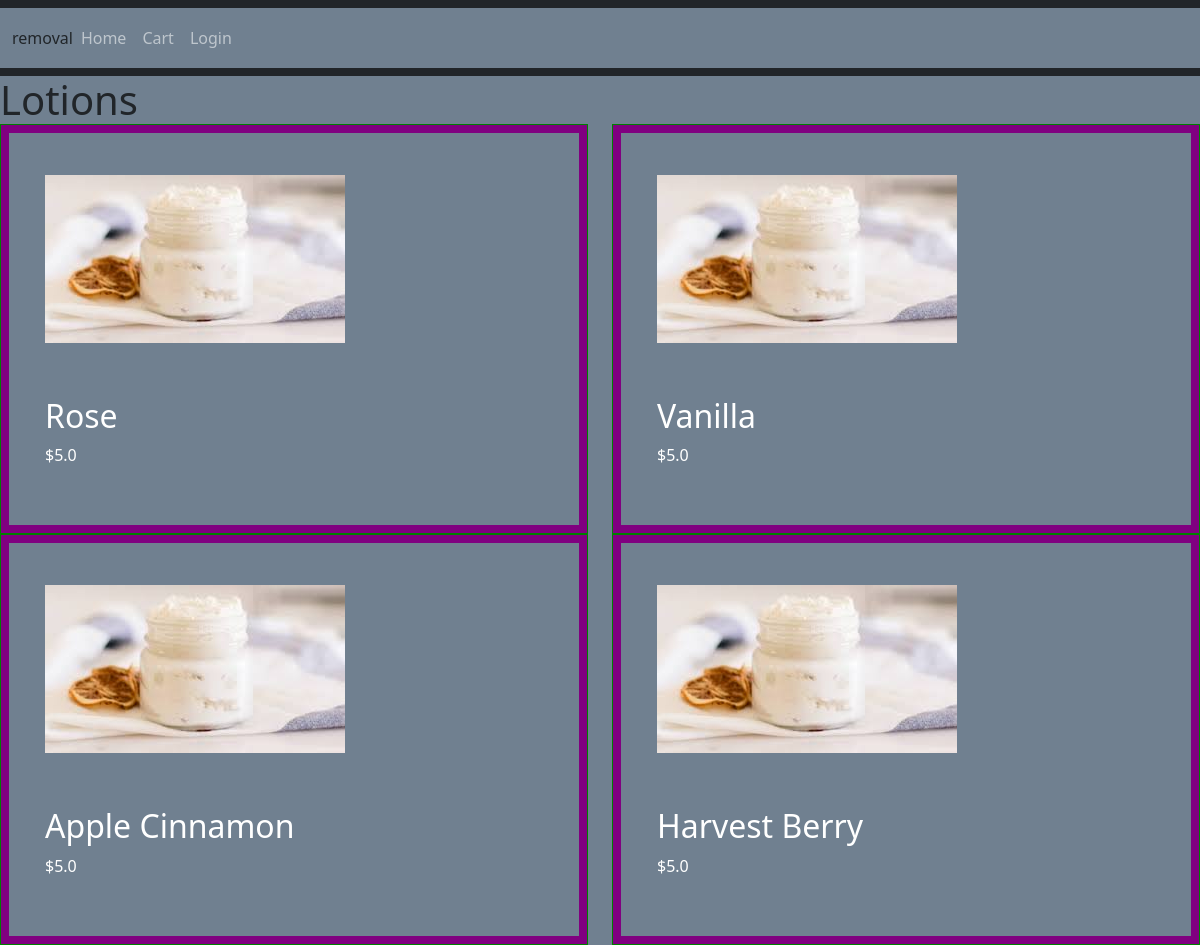
Page /lotions/ on the committed database.
### store/models.py (models this page shows, shortened)
class Category(models.Model):
    title = models.CharField(max_length=50)
    slug = models.SlugField(max_length=50)
    class Meta:
        verbose_name_plural = 'Categories'

class Product(models.Model):
    user = models.ForeignKey(User, related_name='products', on_delete=models.CASCADE)
    category = models.ForeignKey(Category, related_name='products', on_delete=models.CASCADE)
    title = models.CharField(max_length=50)
    slug = models.SlugField(max_length=50)
    description = models.TextField(blank=True)
    price = models.IntegerField()
    image = models.ImageField(upload_to='uploads/product_images/', blank=True, null=True)
    thumbnail = models.ImageField(upload_to='uploads/product_images/thumbnail/', blank=True, null=True)
    created_at = models.DateTimeField(auto_now_add=True)
    updated_at = models.DateTimeField(auto_now=True)
    class Meta:
        ordering = ('-created_at',)
    def get_display_price(self):
        return self.price / 100

### store/views.py (the view)
# urls.py: path('<slug:slug>/', views.category_detail, name='category_detail'),
def category_detail(request, slug):
    category = get_object_or_404(Category, slug=slug)
    products = category.products.all()
    return render(request, 'category_detail.html', {
        'category': category,
        'products': products
    })

### store/templates/category_detail.html (shortened to what this page needs)
    {% extends 'base.html' %}
    {% load static %}
    {% block content %}
        <h1 class="text-2xl">{{ category.title }}</h1>
        <div class="flex flex-wrap">
            {% for product in products %}
                <div class="product w-1/3 p-2">
                    <div class="p-4 bg-purple">
                        <a href="{% url 'product_detail' product.category.slug product.slug %}">
                            {% if product.image %}
                                <div class="image mb-4">
                                    <img src="{{ product.image.url }}" alt="Image of {{ product.title }}">
                                </div>
                            {% endif %}
                            <h2 class="text-xl">{{ product.title }}</h2>
                            <p>${{ product.get_display_price }}</p>
                        </a>
                    </div>
                </div>
            {% endfor %}
         </div>
    {% endblock %}

### core/static/css/style.css (style rules this page uses)
* { background-color: slategray; margin: 0; padding: 0; box-sizing: border-box; }
.product { width: 49%; background-color: purple; color: white; padding: 10px; border: 1px solid green; }
.flex { display: flex; justify-content: space-between; }
a { display: inline-block; margin: 10px 0; padding: 8px 12px; color: white; text-decoration: none; }
h1 { margin-bottom: 0; padding-bottom: 0; border-bottom: none; }
h2 { display: inline-block; margin-top: 30px; }

### rows in the picture
Category: title "Lotions"
Product: image (picture), title "Rose", get_display_price "5.0"
Product: image (picture), title "Vanilla", get_display_price "5.0"
Product: image (picture), title "Apple Cinnamon", get_display_price "5.0"
Product: image (picture), title "Harvest Berry", get_display_price "5.0"
